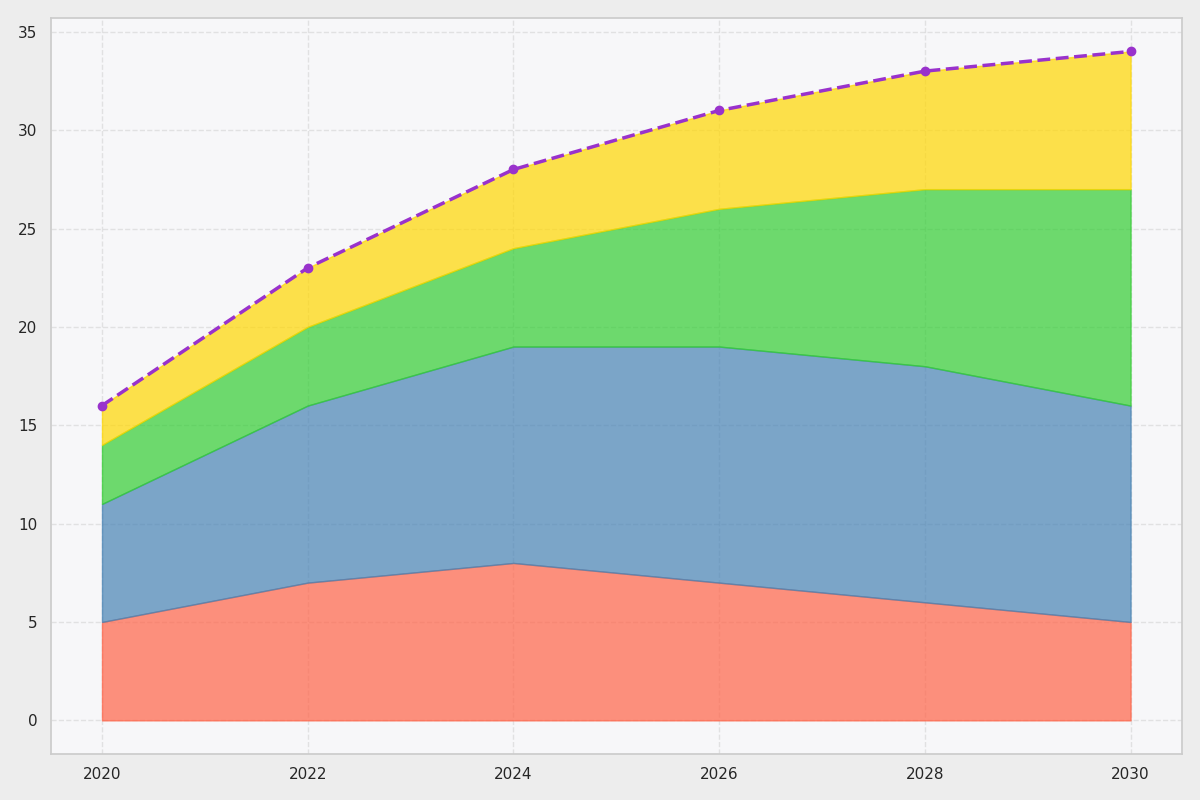

Recreate this plot in Python.
import matplotlib.pyplot as plt
import numpy as np

years = np.array([2020, 2022, 2024, 2026, 2028, 2030])

movies_streaming = np.array([5, 7, 8, 7, 6, 5])
tv_series_streaming = np.array([6, 9, 11, 12, 12, 11])
music_streaming = np.array([3, 4, 5, 7, 9, 11])
podcast_streaming = np.array([2, 3, 4, 5, 6, 7])

total_streaming = movies_streaming + tv_series_streaming + music_streaming + podcast_streaming

fig, ax = plt.subplots(figsize=(12, 8))

ax.fill_between(years, 0, movies_streaming, color='#FF6347', alpha=0.7)
ax.fill_between(years, movies_streaming, movies_streaming + tv_series_streaming, color='#4682B4', alpha=0.7)
ax.fill_between(years, movies_streaming + tv_series_streaming, movies_streaming + tv_series_streaming + music_streaming, color='#32CD32', alpha=0.7)
ax.fill_between(years, movies_streaming + tv_series_streaming + music_streaming, total_streaming, color='#FFD700', alpha=0.7)

ax.plot(years, total_streaming, color='darkorchid', linewidth=2.5, linestyle='--', marker='o')

ax.set_xticks(years)

ax.grid(visible=True, linestyle='--', alpha=0.5)

ax.set_facecolor('#F7F7F9')
fig.patch.set_facecolor('#EDEDED')

plt.tight_layout()

plt.show()
